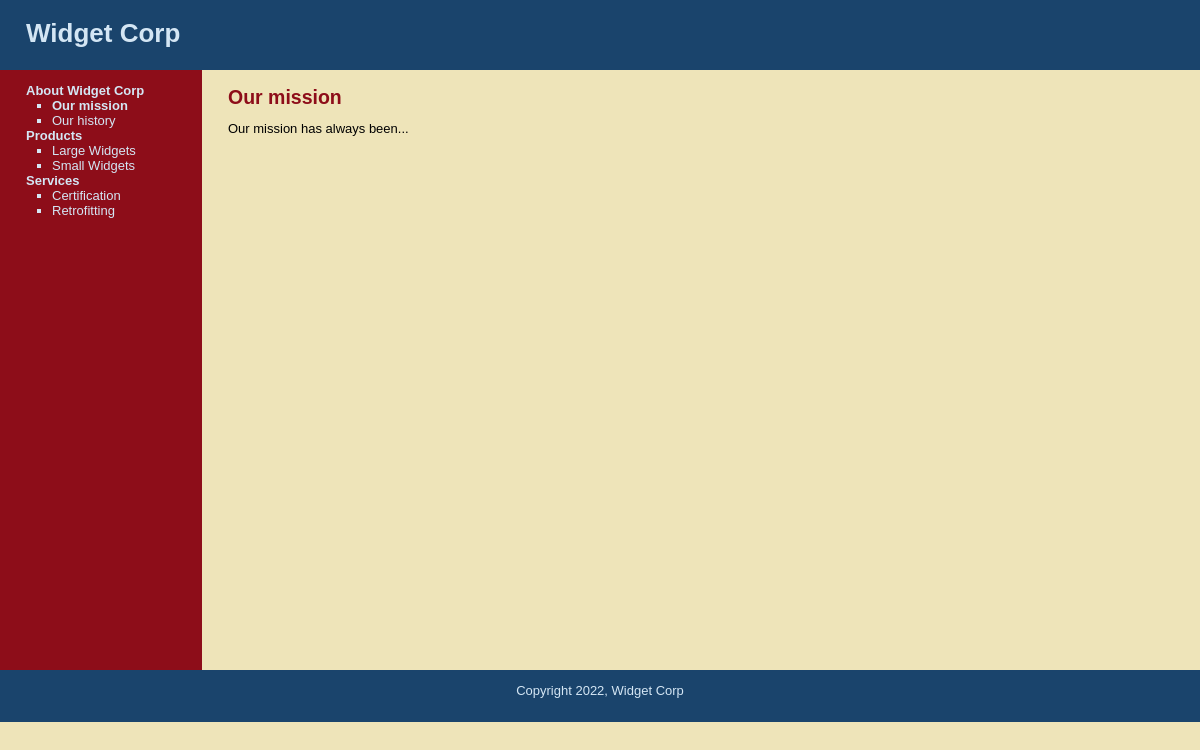
The page /index.php?subject=26 on the database its author committed.
### tables this page shows
CREATE TABLE `subjects` (
  `id` int(11) NOT NULL,
  `menu_name` varchar(30) NOT NULL,
  `position` int(3) NOT NULL,
  `visible` tinyint(1) NOT NULL
);

CREATE TABLE `pages` (
  `id` int(11) NOT NULL,
  `subject_id` int(11) NOT NULL,
  `menu_name` varchar(30) NOT NULL,
  `position` int(3) NOT NULL,
  `visible` tinyint(1) NOT NULL,
  `content` text DEFAULT NULL
);

### public/index.php (the view, shortened to what this page needs)
<!DOCTYPE html>
<html lang="en">
<?php require_once("../includes/db_connection.php"); ?>
<?php require_once("../includes/functions.php"); ?>
<head>
</head>
<body>
<?php include("../includes/layouts/header.php"); ?>
<?php find_selected_page(true); ?>
<div id="main">
  <div id="navigation">
		<?php echo public_navigation($current_subject, $current_page); ?>
  </div>
  <div id="page">
		<?php if ($current_page) { ?>
			<h2><?php echo htmlentities($current_page["menu_name"]); ?></h2>
			<?php echo nl2br(htmlentities($current_page["content"])); ?>
		<?php } else { ?>
			<p>Welcome!</p>
		<?php }?>
  </div>
</div>
<?php include("../includes/layouts/footer.php"); ?>
</body>
</html>

### includes/layouts/header.php (shortened to what this page needs)
<!DOCTYPE html PUBLIC "-//W3C//DTD HTML 4.01 Transitional//EN"
   "http://www.w3.org/TR/html4/loose.dtd">
<html lang="en">
	<head>
		<link href="stylesheets/public.css" media="all" rel="stylesheet" type="text/css" />
	</head>
	<body>
    <div id="header">
      <h1>Widget Corp <?php if ($layout_context == "admin") { echo "Admin"; } ?></h1>
    </div>

### includes/functions.php (shortened to what this page needs)
<?php require_once("../includes/db_connection.php"); ?>
<?php
	function find_all_subjects($public=true) {
		global $connection;
		$query  = "SELECT * ";
		$query .= "FROM subjects ";
		if ($public) {
			$query .= "WHERE visible = 1 ";
		}
		$query .= "ORDER BY position ASC";
		$subject_set = mysqli_query($connection, $query);
		return $subject_set;
	}
	function find_pages_for_subject($subject_id, $public=true) {
		global $connection;
		$safe_subject_id = mysqli_real_escape_string($connection, $subject_id);
		$query  = "SELECT * ";
		$query .= "FROM pages ";
		$query .= "WHERE subject_id = {$safe_subject_id} ";
		if ($public) {
			$query .= "AND visible = 1 ";
		}
		$query .= "ORDER BY position ASC";
		$page_set = mysqli_query($connection, $query);
		return $page_set;
	}
	function find_subject_by_id($subject_id, $public=true) {
		global $connection;
		$safe_subject_id = mysqli_real_escape_string($connection, $subject_id);
		$query  = "SELECT * ";
		$query .= "FROM subjects ";
		$query .= "WHERE id = {$safe_subject_id} ";
		if ($public) {
			$query .= "AND visible = 1 ";
		}
		$query .= "LIMIT 1";
		$subject_set = mysqli_query($connection, $query);
		if($subject = mysqli_fetch_assoc($subject_set)) {
			return $subject;
		} else {
			return null;
		}
	}
	function find_default_page_for_subject($subject_id) {
		$page_set = find_pages_for_subject($subject_id);
		if($first_page = mysqli_fetch_assoc($page_set)) {
			return $first_page;
		} else {
			return null;
		}
	}
	function find_selected_page($public=false) {
		if (isset($_GET["subject"])) {
			$current_subject = find_subject_by_id($_GET["subject"], $public);
			if ($current_subject && $public) {
				$current_page = find_default_page_for_subject($current_subject["id"]);
			} else {
				$current_page = null;
			}
		} elseif (isset($_GET["page"])) {
			$current_subject = null;
			$current_page = find_page_by_id($_GET["page"], $public);
		} else {
			$current_subject = null;
			$current_page = null;
		}
	}
	function public_navigation($subject_array, $page_array) {
		$output = "<ul class=\"subjects\">";
		$subject_set = find_all_subjects();
		while($subject = mysqli_fetch_assoc($subject_set)) {
			$output .= "<li";
			if ($subject_array && $subject["id"] == $subject_array["id"]) {
				$output .= " class=\"selected\"";
			}
			$output .= ">";
			$output .= "<a href=\"index.php?subject=";
			$output .= urlencode($subject["id"]);
			$output .= "\">";
			$output .= htmlentities($subject["menu_name"]);
			$output .= "</a>";
			if ($subject_array["id"] = $subject["id"] ||
					$page_array["subject_id"] == $subject["id"]) {
				$page_set = find_pages_for_subject($subject["id"]);
				$output .= "<ul class=\"pages\">";
				while($page = mysqli_fetch_assoc($page_set)) {
					$output .= "<li";
					if ($page_array && $page["id"] == $page_array["id"]) {
						$output .= " class=\"selected\"";
					}
					$output .= ">";
					$output .= "<a href=\"index.php?page=";
					$output .= urlencode($page["id"]);
					$output .= "\">";
					$output .= htmlentities($page["menu_name"]);
					$output .= "</a></li>";
				}
				$output .= "</ul>";
			}
			$output .= "</li>";
		}
		$output .= "</ul>";
		return $output;
	}
?>

### includes/layouts/footer.php (shortened to what this page needs)
    <div id="footer">Copyright <?php echo date("Y"); ?>, Widget Corp</div>
	</body>
</html>

### public/stylesheets/public.css (style rules this page uses)
html { height: 100%; width: 100%; }
body { width: 100%; height: 100%; margin: 0; padding: 0; border: 0; font-family: Verdana, Arial, Helvetica, sans-serif; font-size: 13px; line-height: 15px; background: #EEE4B9; }
a { color: #8D0D19; }
#header { height: 70px; margin: 0; padding: 0; text-align: left; background: #1A446C; color: #D4E6F4; }
#header h1 { padding: 1em; margin: 0; }
#main { height: 600px; width: 100%; margin: 0; padding: 0; background: #EEE4B9; }
#footer { clear: both; height: 2em; margin: 0; padding: 1em; text-align: center; background: #1A446C; color: #D4E6F4; }
#navigation { float: left; width: 150px; height: 100%; margin: 0; padding: 0 2em; color: #D4E6F4; background: #8D0D19; }
#navigation a { color: #D4E6F4; text-decoration: none; }
ul.subjects { margin: 1em 0; padding-left: 0; list-style: none; }
ul.pages { padding-left: 2em; list-style: square; font-weight: normal; }
.selected { font-weight: bold; }
#page { float: left; height: 100%; padding-left: 2em; vertical-align: top; background: #EEE4B9; }
#page h2 { color: #8D0D19; margin-top: 1em; }

### rows shown on the page
subjects: value "About Widget Corp"
pages: value "Our mission", menu_name "Our mission", content "Our mission has always been..."
pages: value "Our history"
subjects: value "Products"
pages: value "Large Widgets"
pages: value "Small Widgets"
subjects: value "Services"
pages: value "Certification"
pages: value "Retrofitting"
